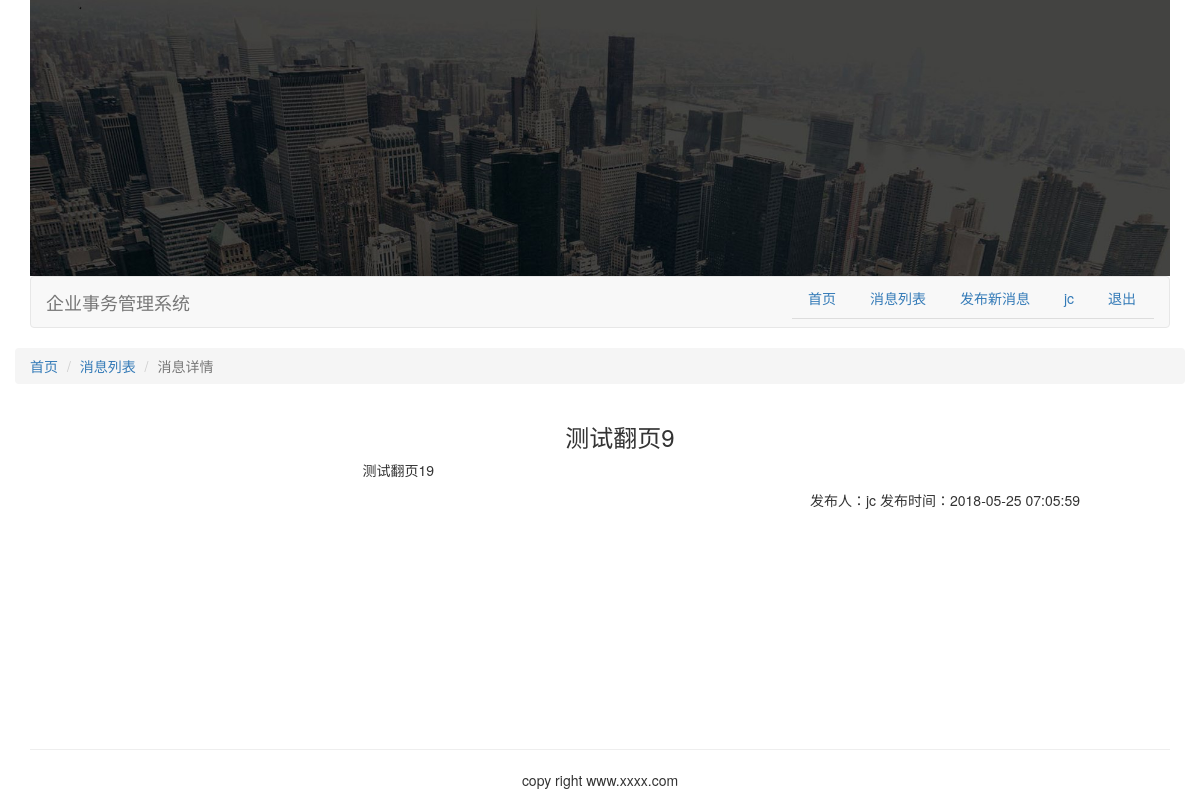
Screenshot of /dailySystem/message/17/ (signed in) with the database file from the repository.
### dailySystem/models.py (models this page shows, shortened)
class Message(models.Model):
    messageTitle = models.CharField(max_length=256)
    messageContent = RichTextField(config_name='default')
    employee = models.ForeignKey(Employee)
    publishTime = models.DateTimeField(auto_now_add=True)
    class Meta:
        ordering = ("-publishTime",)

### dailySystem/views.py (the view)
# urls.py: url(r'^message/(?P<pk>\d+)/$', views.message_detail, name='message_detail'),
@login_required(login_url='/dailySystem/login')
def message_detail(request, pk):
    message = Message.objects.get(pk=pk)
    user = User.objects.get(username=request.user.username)
    return render(request, 'message.html', {'message': message, 'user': user})

### templates/message.html (shortened to what this page needs)
{%extends "base.html"%}
{% block content %}
    <div class="row">
        <ol class="breadcrumb">
            <li><a href="{% url 'dailySystem:index' %}">首页</a></li>
            <li><a href="{% url 'dailySystem:message_list' %}">消息列表</a></li>
            <li class="active">消息详情</li>
        </ol>
    </div>
    <div class="row">
        <div class="col-md-6 col-md-offset-3">
            <ul>
                <h3 class="text-center">{{message.messageTitle}}</h3>
                <li style="list-style-type:none;" >
                    {% autoescape off %}
                        {{message.messageContent}}
                    {% endautoescape %}
                </li>
            </ul>
        </div>
    </div>
    <div class="row">
        <div class="col-md-4 col-md-offset-8">
            <p>发布人：{{user}} 发布时间：{{message.publishTime | date:"Y-m-d h:m:s"}}</p>
        </div>
    </div>
{% endblock %}

### templates/header.html
{% load static %}
<div class="container">
    <div>
    <img src="{% static 'img/bg.png' %}" class="img-responsive" alt="首页图片" >
    </div>
    <nav class="navbar navbar-default" role="navigation">
        <div class="container-fluid">
        <div class="navbar-header">
            <a class="navbar-brand" href="#">企业事务管理系统</a>
        </div>
        <div>
            <ul class="nav nav-tabs  pull-right">
                <li><a href="{% url 'dailySystem:index' %}">首页</a></li>
                <li><a href="{% url 'dailySystem:message_list' %}">消息列表</a></li>
                <li><a href="{% url 'dailySystem:message_add' %}">发布新消息</a></li>
                {% if user.is_authenticated %}
                <li><a href="#">{{ user.username }}</a></li>
                <li><a href="{% url 'dailySystem:user_logout' %}">退出</a></li>
                {% else %}
                <li><a href="{% url 'dailySystem:user_login' %}">登录</a></li>
                {% endif %}
            </ul>
        </div>
        </div>
    </nav>
</div>

### rows the page displays
Message: messageTitle "测试翻页9", messageContent "测试翻页19", publishTime "2018-05-25 07:05:59"

### other values shown
{{ user.username }} "jc"
{{ user }} "jc"
